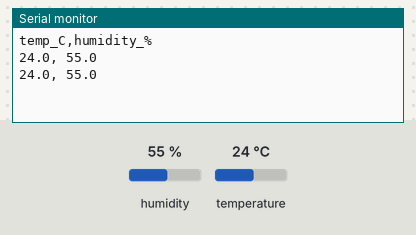
Bench run of a sketch on a simulated ESP32. On the bench: the last lines printed to the serial monitor. The inputs (shaded band) are chosen by the test bench; at power-on: humidity 55 %, temperature 24 °C.

Above: at 2.8 s.
2.9 s: humidity set to 22 %
At 4.4 s:
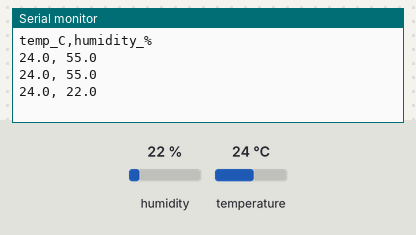
5.6 s: temperature set to 12 °C
At 7.3 s:
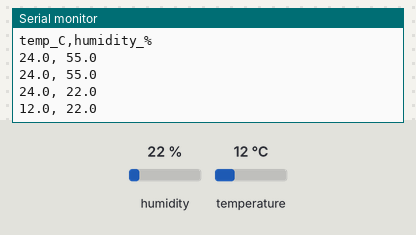
8.3 s: humidity set to 40 %
At 10.5 s:
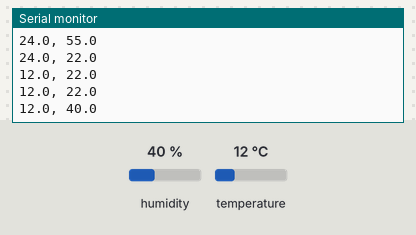
Timing chart, 0 to 12.0 s (numbered marks = the images above; inputs shaded):
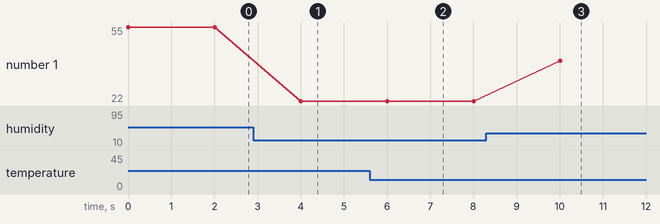

Measured:
- after the input at 2.9 s, the serial monitor: prints a new line after 1.1 s (image 1)
- after the input at 5.6 s, the serial monitor: prints a new line after 0.41 s (image 2)
- after the input at 8.3 s, the serial monitor: prints a new line after 1.7 s (image 3)
- plotted number 1: 55 → 22 after the input at 2.9 s, 22 → 40 after the input at 8.3 s

The sketch:

weather_station.ino
```cpp
// WHY: Teaches I2C sensors and reading calibrated environment data.
// The BME280 talks over I2C (SDA 21 / SCL 22) at address 0x76 and hands us
// temperature + humidity directly in human units — no ADC math needed. This is
// the foundation of any weather or climate-logging project.

#include <Wire.h>
#include <Adafruit_BME280.h>

Adafruit_BME280 bme;   // I2C instance (uses Wire)

void setup() {
  Serial.begin(115200);
  Wire.begin(21, 22);              // ESP32 I2C pins
  if (!bme.begin(0x76)) {
    Serial.println("BME280 not found — check wiring/address!");
    while (1);                     // halt if sensor missing
  }
  Serial.println("temp_C,humidity_%");
}

void loop() {
  float t = bme.readTemperature();   // °C
  float h = bme.readHumidity();      // %

  Serial.print(t, 1);
  Serial.print(", ");
  Serial.println(h, 1);

  delay(2000);   // read every 2 seconds
}
```
